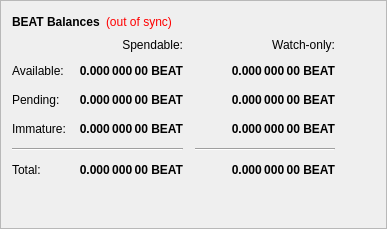
        <widget class="QFrame" name="frame">
         <property name="frameShape">
          <enum>QFrame::StyledPanel</enum>
         </property>
         <property name="frameShadow">
          <enum>QFrame::Raised</enum>
         </property>
         <layout class="QVBoxLayout" name="verticalLayout_4">
          <item>
           <layout class="QHBoxLayout" name="horizontalLayout_4">
            <item>
             <widget class="QLabel" name="label_5">
              <property name="font">
               <font>
                <weight>75</weight>
                <bold>true</bold>
               </font>
              </property>
              <property name="text">
               <string>BEAT Balances</string>
              </property>
             </widget>
            </item>
            <item>
             <widget class="QLabel" name="labelWalletStatus">
              <property name="cursor">
               <cursorShape>WhatsThisCursor</cursorShape>
              </property>
              <property name="toolTip">
               <string>The displayed information may be out of date. Your wallet automatically synchronizes with the BeatCoin network after a connection is established, but this process has not completed yet.</string>
              </property>
              <property name="styleSheet">
               <string notr="true">QLabel { color: red; }</string>
              </property>
              <property name="text">
               <string notr="true">(out of sync)</string>
              </property>
              <property name="alignment">
               <set>Qt::AlignLeading|Qt::AlignLeft|Qt::AlignVCenter</set>
              </property>
             </widget>
            </item>
            <item>
             <spacer name="horizontalSpacer_3">
              <property name="orientation">
               <enum>Qt::Horizontal</enum>
              </property>
              <property name="sizeHint" stdset="0">
               <size>
                <width>40</width>
                <height>20</height>
               </size>
              </property>
             </spacer>
            </item>
           </layout>
          </item>
          <item>
           <layout class="QGridLayout" name="gridLayout">
            <property name="spacing">
             <number>12</number>
            </property>
            <item row="2" column="2">
             <widget class="QLabel" name="labelWatchPending">
              <property name="font">
               <font>
                <weight>75</weight>
                <bold>true</bold>
               </font>
              </property>
              <property name="cursor">
               <cursorShape>IBeamCursor</cursorShape>
              </property>
              <property name="toolTip">
               <string>Unconfirmed transactions to watch-only addresses</string>
              </property>
              <property name="text">
               <string notr="true">0.000 000 00 BEAT</string>
              </property>
              <property name="alignment">
               <set>Qt::AlignRight|Qt::AlignTrailing|Qt::AlignVCenter</set>
              </property>
              <property name="textInteractionFlags">
               <set>Qt::LinksAccessibleByMouse|Qt::TextSelectableByKeyboard|Qt::TextSelectableByMouse</set>
              </property>
             </widget>
            </item>
            <item row="2" column="1">
             <widget class="QLabel" name="labelUnconfirmed">
              <property name="font">
               <font>
                <weight>75</weight>
                <bold>true</bold>
               </font>
              </property>
              <property name="cursor">
               <cursorShape>IBeamCursor</cursorShape>
              </property>
              <property name="toolTip">
               <string>Total of transactions that have yet to be confirmed, and do not yet count toward the spendable balance</string>
              </property>
              <property name="text">
               <string notr="true">0.000 000 00 BEAT</string>
              </property>
              <property name="alignment">
               <set>Qt::AlignRight|Qt::AlignTrailing|Qt::AlignVCenter</set>
              </property>
              <property name="textInteractionFlags">
               <set>Qt::LinksAccessibleByMouse|Qt::TextSelectableByKeyboard|Qt::TextSelectableByMouse</set>
              </property>
             </widget>
            </item>
            <item row="3" column="2">
             <widget class="QLabel" name="labelWatchImmature">
              <property name="font">
               <font>
                <weight>75</weight>
                <bold>true</bold>
               </font>
              </property>
              <property name="cursor">
               <cursorShape>IBeamCursor</cursorShape>
              </property>
              <property name="toolTip">
               <string>Staked or masternode rewards in watch-only addresses that has not yet matured</string>
              </property>
              <property name="text">
               <string notr="true">0.000 000 00 BEAT</string>
              </property>
              <property name="alignment">
               <set>Qt::AlignRight|Qt::AlignTrailing|Qt::AlignVCenter</set>
              </property>
              <property name="textInteractionFlags">
               <set>Qt::LinksAccessibleByMouse|Qt::TextSelectableByKeyboard|Qt::TextSelectableByMouse</set>
              </property>
             </widget>
            </item>
            <item row="4" column="0" colspan="2">
             <widget class="Line" name="lineSpendableBalance">
              <property name="orientation">
               <enum>Qt::Horizontal</enum>
              </property>
             </widget>
            </item>
            <item row="4" column="2">
             <widget class="Line" name="lineWatchBalance">
              <property name="sizePolicy">
               <sizepolicy hsizetype="Preferred" vsizetype="Fixed">
                <horstretch>0</horstretch>
                <verstretch>0</verstretch>
               </sizepolicy>
              </property>
              <property name="minimumSize">
               <size>
                <width>140</width>
                <height>0</height>
               </size>
              </property>
              <property name="orientation">
               <enum>Qt::Horizontal</enum>
              </property>
             </widget>
            </item>
            <item row="5" column="0">
             <widget class="QLabel" name="labelTotalText">
              <property name="text">
               <string>Total:</string>
              </property>
             </widget>
            </item>
            <item row="3" column="1">
             <widget class="QLabel" name="labelImmature">
              <property name="font">
               <font>
                <weight>75</weight>
                <bold>true</bold>
               </font>
              </property>
              <property name="cursor">
               <cursorShape>IBeamCursor</cursorShape>
              </property>
              <property name="toolTip">
               <string>Staked or masternode rewards that has not yet matured</string>
              </property>
              <property name="text">
               <string notr="true">0.000 000 00 BEAT</string>
              </property>
              <property name="alignment">
               <set>Qt::AlignRight|Qt::AlignTrailing|Qt::AlignVCenter</set>
              </property>
              <property name="textInteractionFlags">
               <set>Qt::LinksAccessibleByMouse|Qt::TextSelectableByKeyboard|Qt::TextSelectableByMouse</set>
              </property>
             </widget>
            </item>
            <item row="2" column="3">
             <spacer name="horizontalSpacer_2">
              <property name="orientation">
               <enum>Qt::Horizontal</enum>
              </property>
              <property name="sizeHint" stdset="0">
               <size>
                <width>40</width>
                <height>20</height>
               </size>
              </property>
             </spacer>
            </item>
            <item row="3" column="0">
             <widget class="QLabel" name="labelImmatureText">
              <property name="text">
               <string>Immature:</string>
              </property>
             </widget>
            </item>
            <item row="5" column="1">
             <widget class="QLabel" name="labelTotal">
              <property name="font">
               <font>
                <weight>75</weight>
                <bold>true</bold>
               </font>
              </property>
              <property name="cursor">
               <cursorShape>IBeamCursor</cursorShape>
              </property>
              <property name="toolTip">
               <string>Your current total balance</string>
              </property>
              <property name="text">
               <string notr="true">0.000 000 00 BEAT</string>
              </property>
              <property name="alignment">
               <set>Qt::AlignRight|Qt::AlignTrailing|Qt::AlignVCenter</set>
              </property>
              <property name="textInteractionFlags">
               <set>Qt::LinksAccessibleByMouse|Qt::TextSelectableByKeyboard|Qt::TextSelectableByMouse</set>
              </property>
             </widget>
            </item>
            <item row="5" column="2">
             <widget class="QLabel" name="labelWatchTotal">
              <property name="font">
               <font>
                <weight>75</weight>
                <bold>true</bold>
               </font>
              </property>
              <property name="cursor">
               <cursorShape>IBeamCursor</cursorShape>
              </property>
              <property name="toolTip">
               <string>Current total balance in watch-only addresses</string>
              </property>
              <property name="text">
               <string notr="true">0.000 000 00 BEAT</string>
              </property>
              <property name="alignment">
               <set>Qt::AlignRight|Qt::AlignTrailing|Qt::AlignVCenter</set>
              </property>
              <property name="textInteractionFlags">
               <set>Qt::LinksAccessibleByMouse|Qt::TextSelectableByKeyboard|Qt::TextSelectableByMouse</set>
              </property>
             </widget>
            </item>
            <item row="0" column="2">
             <widget class="QLabel" name="labelWatchonly">
              <property name="text">
               <string>Watch-only:</string>
              </property>
              <property name="alignment">
               <set>Qt::AlignRight|Qt::AlignTrailing|Qt::AlignVCenter</set>
              </property>
             </widget>
            </item>
            <item row="1" column="0">
             <widget class="QLabel" name="labelBalanceText">
              <property name="text">
               <string>Available:</string>
              </property>
             </widget>
            </item>
            <item row="1" column="1">
             <widget class="QLabel" name="labelBalance">
              <property name="font">
               <font>
                <weight>75</weight>
                <bold>true</bold>
               </font>
              </property>
              <property name="cursor">
               <cursorShape>IBeamCursor</cursorShape>
              </property>
              <property name="toolTip">
               <string>Your current spendable balance</string>
              </property>
              <property name="text">
               <string notr="true">0.000 000 00 BEAT</string>
              </property>
              <property name="alignment">
               <set>Qt::AlignRight|Qt::AlignTrailing|Qt::AlignVCenter</set>
              </property>
              <property name="textInteractionFlags">
               <set>Qt::LinksAccessibleByMouse|Qt::TextSelectableByKeyboard|Qt::TextSelectableByMouse</set>
              </property>
             </widget>
            </item>
            <item row="1" column="2">
             <widget class="QLabel" name="labelWatchAvailable">
              <property name="font">
               <font>
                <weight>75</weight>
                <bold>true</bold>
               </font>
              </property>
              <property name="cursor">
               <cursorShape>IBeamCursor</cursorShape>
              </property>
              <property name="toolTip">
               <string>Your current balance in watch-only addresses</string>
              </property>
              <property name="text">
               <string notr="true">0.000 000 00 BEAT</string>
              </property>
              <property name="alignment">
               <set>Qt::AlignRight|Qt::AlignTrailing|Qt::AlignVCenter</set>
              </property>
              <property name="textInteractionFlags">
               <set>Qt::LinksAccessibleByMouse|Qt::TextSelectableByKeyboard|Qt::TextSelectableByMouse</set>
              </property>
             </widget>
            </item>
            <item row="2" column="0">
             <widget class="QLabel" name="labelPendingText">
              <property name="text">
               <string>Pending:</string>
              </property>
             </widget>
            </item>
            <item row="0" column="1">
             <widget class="QLabel" name="labelSpendable">
              <property name="text">
               <string>Spendable:</string>
              </property>
              <property name="alignment">
               <set>Qt::AlignRight|Qt::AlignTrailing|Qt::AlignVCenter</set>
              </property>
             </widget>
            </item>
           </layout>
          </item>
          <item>
           <spacer name="verticalSpacer_4">
            <property name="orientation">
             <enum>Qt::Vertical</enum>
            </property>
            <property name="sizeHint" stdset="0">
             <size>
              <width>20</width>
              <height>40</height>
             </size>
            </property>
           </spacer>
          </item>
         </layout>
        </widget>
